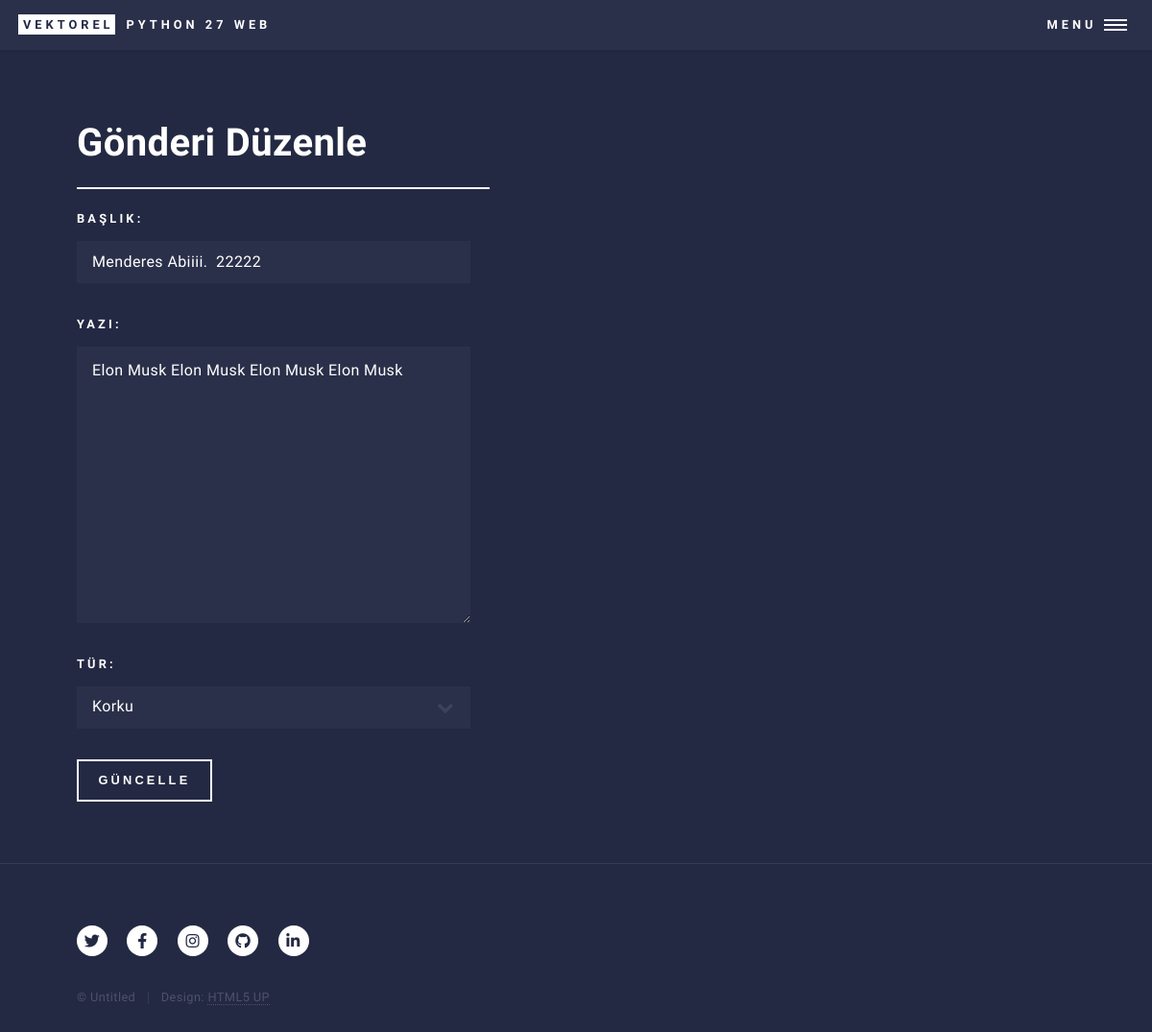
Page /blog/duzenle/1 on the committed database.
### blog/models.py (models this page shows, shortened)
class BlogModel(models.Model):
    class Meta:
        verbose_name = "Blog"
        verbose_name_plural = "Bloglar"
    baslik = models.CharField(max_length=100,verbose_name="Başlık")
    yazi = models.TextField(verbose_name="Yazı")
    secenekler = [("1","Korku"),("2","Gezi"),("3","Hayata Dair")]
    tur = models.CharField(choices=secenekler,max_length=10,verbose_name="Tür")
    kayitzaman = models.DateTimeField(default=timezone.now,verbose_name="Kayıt Zamanı")
    yayimzaman = models.DateTimeField(null=True,blank=True,verbose_name="Yayımlanma Zamanı")

### blog/views.py (the view)
# urls.py: path('duzenle/<int:pk>',views.gonderiDuzenle,name="gonderiDuzenle"),
def gonderiDuzenle(request,pk):
    gonderi = get_object_or_404(BlogModel,pk=pk)
    if request.method == "POST":
        form = BlogForm(request.POST,instance=gonderi)
        gonderi = form.save(commit=False)
        gonderi.yayimzaman = timezone.now()
        gonderi.save()
        return redirect('gonderidetay',pk=gonderi.pk)
    else:
        form = BlogForm(instance=gonderi)
    return render(request,"blog/gonderiduzenle.html",{"form":form})

### blog/forms.py
class BlogForm(forms.ModelForm):
    class Meta:
        model=BlogModel
        fields = ('baslik','yazi','tur')

### templates/blog/gonderiduzenle.html (shortened to what this page needs)
{% extends '../temel2.html' %}
{% block icerik %}
    <h1>Gönderi Düzenle</h1>
    <form method="POST">
     {{ form.as_p }}
     <button type="submit">Güncelle</button>
    </form>
    {% endblock icerik %}

### static/css/main.css (style rules this page uses)
html, body, div, span, applet, object, iframe, h1, h2, h3, h4, h5, h6, p, blockquote, pre, a, abbr, acronym, address, big, cite, code, del, dfn, em, img, ins, kbd, q, s, samp, small, strike, strong, sub, sup, tt, var, b, u, i, center, dl, dt, dd, ol, ul, li, fieldset, form, label, legend, table, caption, tbody, tfoot, thead, tr, th, td, article, aside, canvas, details, embed, figure, figcaption, footer, header, hgroup, menu, nav, output, ruby, section, summary, time, mark, audio, video { margin: 0; padding: 0; border: 0; font-size: 100%; font: inherit; vertical-align: baseline; }
body { line-height: 1; }
body { -webkit-text-size-adjust: none; }
input, select, textarea { -moz-appearance: none; -webkit-appearance: none; -ms-appearance: none; appearance: none; }
body { -ms-overflow-style: scrollbar; }
html { box-sizing: border-box; }
*, *:before, *:after { box-sizing: inherit; }
body { background: #242943; }
body, input, select, textarea { color: #ffffff; font-family: "Source Sans Pro", Helvetica, sans-serif; font-size: 17pt; font-weight: 300; letter-spacing: 0.025em; line-height: 1.65; }
@media screen and (max-width: 1680px) { body, input, select, textarea { font-size: 14pt; } }
@media screen and (max-width: 1280px) { body, input, select, textarea { font-size: 12pt; } }
p { margin: 0 0 2em 0; }
h1, h2, h3, h4, h5, h6 { color: #ffffff; font-weight: 600; line-height: 1.65; margin: 0 0 1em 0; }
h1 { font-size: 2.5em; }
header.major> :first-child { margin-bottom: 0; width: calc(100% + 0.5em); }
header.major> :first-child:after { content: ''; background-color: #ffffff; display: block; height: 2px; margin: 0.325em 0 0.5em 0; width: 100%; }
form { margin: 0 0 2em 0; }
form> :last-child { margin-bottom: 0; }
label { color: #ffffff; display: block; font-size: 0.8em; font-weight: 600; letter-spacing: 0.25em; margin: 0 0 1em 0; text-transform: uppercase; }
input[type="text"], input[type="password"], input[type="email"], input[type="tel"], input[type="search"], input[type="url"], select, textarea { -moz-appearance: none; -webkit-appearance: none; -ms-appearance: none; appearance: none; background: rgba(212, 212, 255, 0.035); border: none; border-radius: 0; color: inherit; display: block; outline: 0; padding: 0 1em; text-decoration: none; width: 100%; }
select { background-size: 1.25rem; background-repeat: no-repeat; background-position: calc(100% - 1rem) center; height: 2.75em; padding-right: 2.75em; text-overflow: ellipsis; }
select option { color: #ffffff; background: #242943; }
input[type="text"], input[type="password"], input[type="email"], input[type="tel"], input[type="search"], input[type="url"], select { height: 2.75em; }
textarea { padding: 0.75em 1em; }
input[type="submit"], input[type="reset"], input[type="button"], button, .button { -moz-appearance: none; -webkit-appearance: none; -ms-appearance: none; appearance: none; -moz-transition: background-color 0.2s ease-in-out, box-shadow 0.2s ease-in-out, color 0.2s ease-in-out; -webkit-transition: background-color 0.2s ease-in-out, box-shadow 0.2s ease-in-out, color 0.2s ease-in-out; -ms-transition: background-color 0.2s ease-in-out, box-shadow 0.2s ease-in-out, color 0.2s ease-in-out; transition: background-color 0.2s ease-in-out, box-shadow 0.2s ease-in-out, color 0.2s ease-in-out; background-color: transparent; border: 0; border-radius: 0; box-shadow: inset 0 0 0 2px #ffffff; color: #ffffff; cursor: pointer; display: inline-block; font-size: 0.8em; font-weight: 600; height: 3.5em; letter-spacing: 0.25em; line-height: 3.5em; padding: 0 1.75em; text-align: center; text-decoration: none; text-transform: uppercase; white-space: nowrap; }

### rows in the picture
BlogModel: baslik "Menderes Abiiii. 22222", yazi "Elon Musk Elon Musk Elon Musk Elon Musk", tur "Korku"
